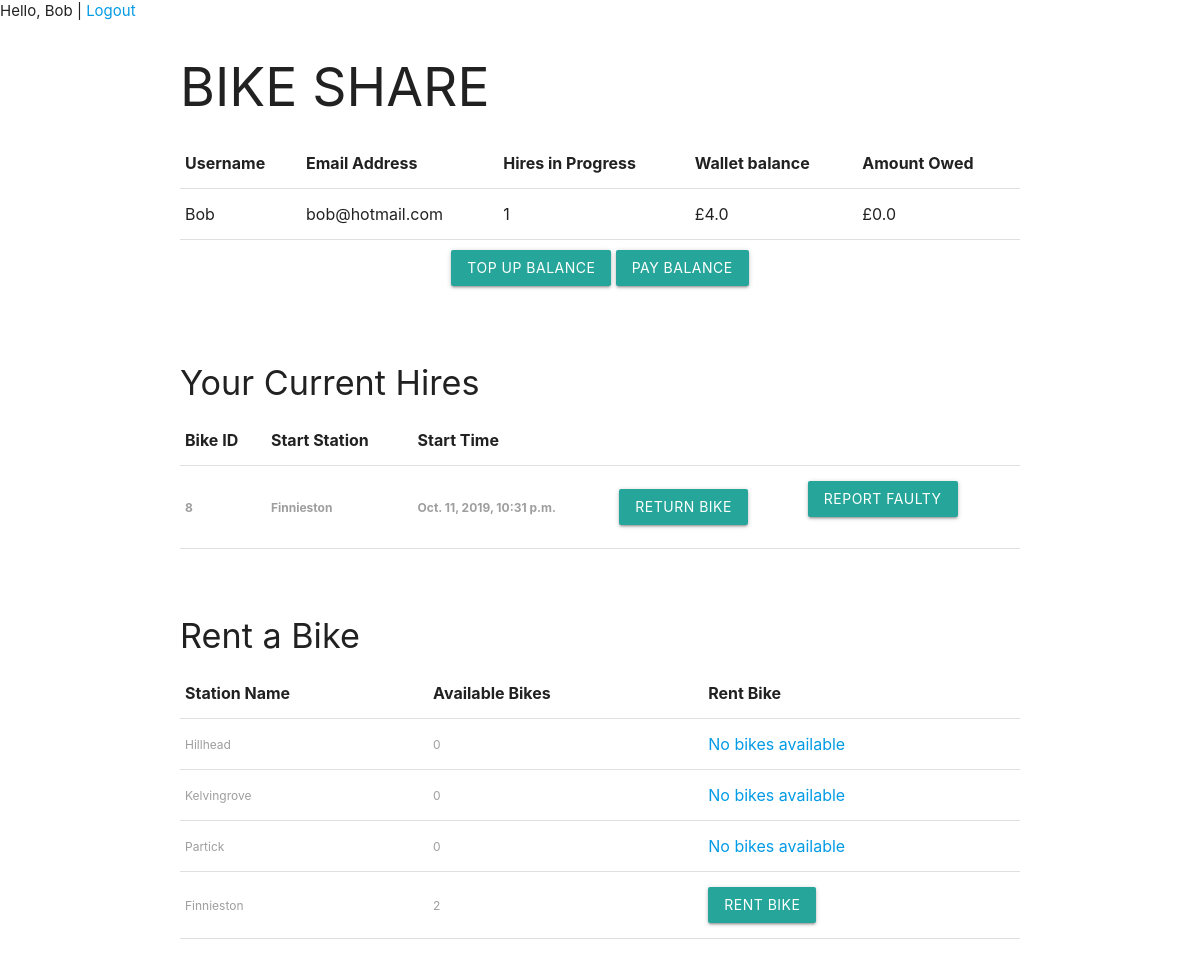
The app's page /customer/ (signed in), older data.
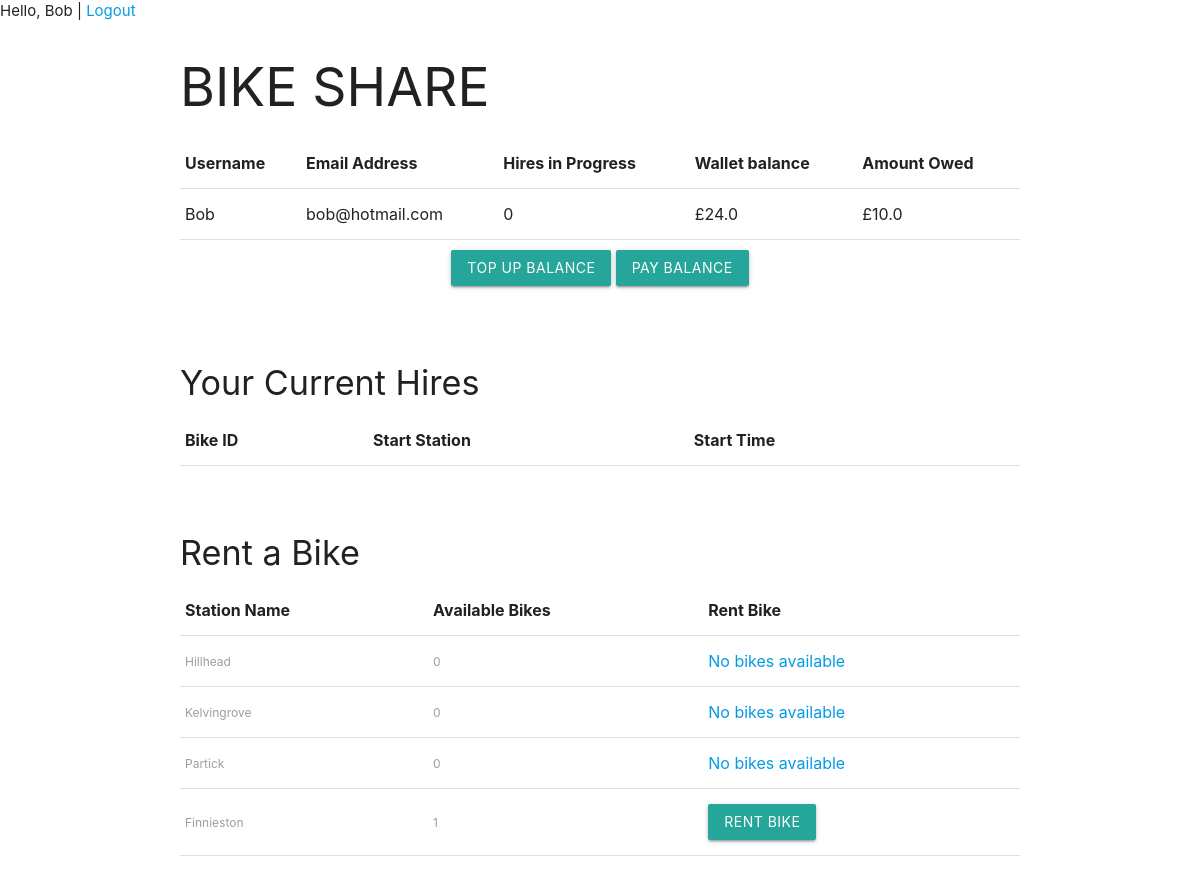
The same page, newer data.
### account/models.py (models this page shows, shortened)
class Account(AbstractBaseUser):
    username = models.CharField(max_length=30, unique=True)
    email = models.EmailField(verbose_name='email', max_length=60, unique=True)
    date_joined = models.DateTimeField(verbose_name='date joined', auto_now_add=True)
    last_login = models.DateTimeField(verbose_name='last login', auto_now=True)
    role = models.CharField(max_length=10, choices=ROLE_CHOICES, default='2')
    is_admin = models.BooleanField(default=False)
    is_active = models.BooleanField(default=True)
    is_staff = models.BooleanField(default=False)
    is_superuser = models.BooleanField(default=False)
    hires_in_progress = models.IntegerField(default=0)
    current_location = models.CharField(max_length=30, default="")
    wallet_balance = models.FloatField(default=0.00)
    amount_owed = models.FloatField(default=0.00)
    USERNAME_FIELD = 'username'
    REQUIRED_FIELDS = ['email']
    objects = MyAccountManager()

### BikeShare/models.py (models this page shows, shortened)
class Order(models.Model):
    bike = models.ForeignKey(Bike, on_delete=models.CASCADE)
    user = models.ForeignKey(settings.AUTH_USER_MODEL, on_delete=models.CASCADE, default=0)
    start_station = models.ForeignKey(Station, on_delete=models.CASCADE, default="")
    start_time = models.DateTimeField(default=timezone.now)
    check_out_time = models.DateTimeField(default=timezone.now)
    due_amount = models.FloatField(default=0.00)
    is_complete = models.BooleanField(default=False)

class Bike(models.Model):
    in_use = models.BooleanField(default=False)
    is_faulty = models.BooleanField(default=False)
    station = models.ForeignKey(Station, on_delete=models.CASCADE, default="")
    class Meta:
        verbose_name_plural = 'Bikes'

class Station(models.Model):
    station_name = models.CharField(max_length=100, null=False, default="")
    def __str__(self):
        return self.station_name
    def number_of_bikes(self):
        available_bikes = self.bike_set.all().filter(in_use=False, is_faulty=False)
        return available_bikes.count()

### BikeShare/views.py (the view)
# urls.py: path('customer/', views.customer_page, name='bikeshare-customer'),
def customer_page(request):
    all_stations = Station.objects.all()
    all_bikes = Bike.objects.all()
    customers_orders = Order.objects.all().filter()
    form = LocationForm()
    context = {
        'all_stations': all_stations,
        'all_bikes': all_bikes,
        'customers_orders': customers_orders,
        'form': form}
    return render(request, 'customer_page.html', context=context)

### BikeShare/templates/customer_page.html (shortened to what this page needs)
{% extends 'base.html' %}
{% block content %}
<body>
    <h2>BIKE SHARE</h2>
    <table align="center">
    <thead>
    <tr>
        <th>Username </th>
        <th>Email Address </th>
        <th>Hires in Progress</th>
        <th>Wallet balance</th>
        <th>Amount Owed</th>
    </tr>
    </thead><tbody>
    <tr>
        <td>{{ request.user.username }}</td>
        <td>{{ request.user.email }}</td>
        <td>{{ request.user.hires_in_progress }}</td>
        <td>£{{ request.user.wallet_balance  }}</td>
        <td>£{{ request.user.amount_owed }}</td>
    </tr>
    </tbody>
    </table>
    <div class="container" align="center" style="padding: 10px">
    <button type="button" id="cancel" class="cancelbtn waves-effect waves-light btn" onclick="location.href='{% url 'bikeshare:top-up' %}'">Top Up Balance</button>
    <button type="button" id="cancel" class="cancelbtn waves-effect waves-light btn" onclick="location.href='{% url 'bikeshare:pay-balance' %}'">Pay Balance</button>
    </div>
    <br><br>
      <h4>Your Current Hires</h4>
    <table>
      <thead>
    <tr>
      <th>Bike ID</th>
      <th>Start Station</th>
        <th>Start Time</th>
        <th></th>
        <th></th>
    </tr>
  </thead>
    <tbody>
        {% for order in customers_orders %}
        {% if not order.is_complete and order.user.pk == request.user.id %}
          <form action="{% url 'bikeshare:return_bike' order.id %}" method="post">
    <tr>
    <th><label>{{ order.bike.id }}</label></th>
    <th><label> {{ order.start_station }}</label></th>
        <th><label>{{ order.start_time }}</label></th>
        <th><button type="submit" class="cancelbtn waves-effect waves-light btn" name="return_station" value="">Return Bike</button></form>
    <th>
        <form action="{% url 'bikeshare:report_faulty' order.id %}" method="post">
            <button type="submit" class="cancelbtn waves-effect waves-light btn"  name="report_faulty" value="">Report Faulty</button></form>
    </th>
          {% endif %}
          {% endfor %}
        </tbody>
    </table>
    <br><br>
    <h4>Rent a Bike</h4>
    <table>
  <thead>
    <tr>
      <th align="center">Station Name</th>
      <th>Available Bikes</th>
        <th>Rent Bike</th>
    </tr>
  </thead>
  <tbody>
  {% for station in all_stations %}
      <form action="{% url 'bikeshare:rent_bike' station.id %}" method="post">
    <tr>
      <td>
          <label>{{ station.station_name }} </label>
      </td>
      <td>
        <label>{{ station.number_of_bikes }}</label>
      </td>
        <td>
        {% if station.number_of_bikes > 0  %}
            <button type="submit" class="cancelbtn waves-effect waves-light btn" name="user_id" value="{{ request.user.id }}">Rent Bike</button>
        {% else %}
            <a>No bikes available</a>
        {% endif %}
        </td>
    </tr></form>
  {% endfor %}
  </tbody></table>
    <br><br>
{% endblock %}

### BikeShare/templates/base.html (shortened to what this page needs)
<head>
<link rel="stylesheet" href="https://cdnjs.cloudflare.com/ajax/libs/materialize/1.0.0/css/materialize.min.css">
</head>
    {% if request.user.is_authenticated  %}
            <p>Hello, {{ request.user.username }} | <a href="{% url 'bikeshare:logout' %}">Logout</a></p>
        {% else %}
            <p><a href="{% url 'bikeshare:login' %}">Login |</a><a href="{% url 'bikeshare:signup' %}"> Register</a></p>
    {% endif %}
<body>
<div class="container">
{% block content %}
{% endblock content %}
</div>
</body>

Row changes from the older to the newer data that the page shows:
no longer on this page (row edited): Order: bike.id "8", start_station "Finnieston", start_time "Oct. 11, 2019, 10:31 p.m."
changed Account "Bob": user.hires_in_progress "1" → "0"; user.wallet_balance "4.0" → "24.0"; user.amount_owed "0.0" → "10.0"
computed for Station "Finnieston": number_of_bikes "2" → "1"
